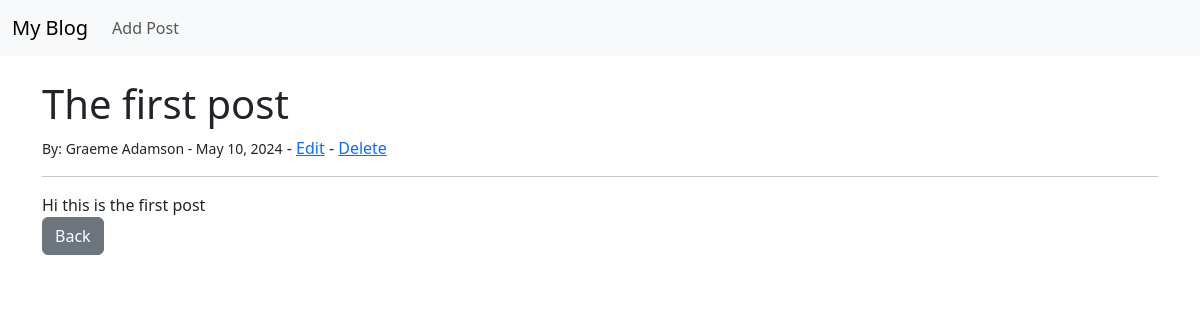
The app's page /article/1 with its own data.
### theblog/models.py (models this page shows, shortened)
class Post(models.Model):
    title = models.CharField(max_length=255)
    title_tag = models.CharField(max_length=255, default="")
    author = models.ForeignKey(User, on_delete=models.CASCADE)
    body = models.TextField()
    post_date = models.DateField(auto_now_add=True)

### theblog/views.py (the view)
# urls.py: path('article/<int:pk>', ArticleDetailView.as_view(), name="article-detail"),
class ArticleDetailView(DetailView):
    model = Post
    template_name = 'article_detail.html'

### theblog/templates/article_detail.html
{% extends 'base.html' %}
{% block content %}
<h1>{{ post.title }}</h1>
<small>By: {{ post.author.first_name}}  {{ post.author.last_name}} - {{ post.post_date  }}</small>
- <a href="{% url 'update_post' post.pk %}">Edit</a>
- <a href="{% url 'delete_post' post.pk %}">Delete</a>
<br>
<hr>
{{ post.body }}
<br>
<a href="{% url 'home' %}" class="btn btn-secondary" >Back</a>
{% endblock %}

### records on screen
Post: title "The first post", author.first_name "Graeme", author.last_name "Adamson", post_date "May 10, 2024", body "Hi this is the first post"
